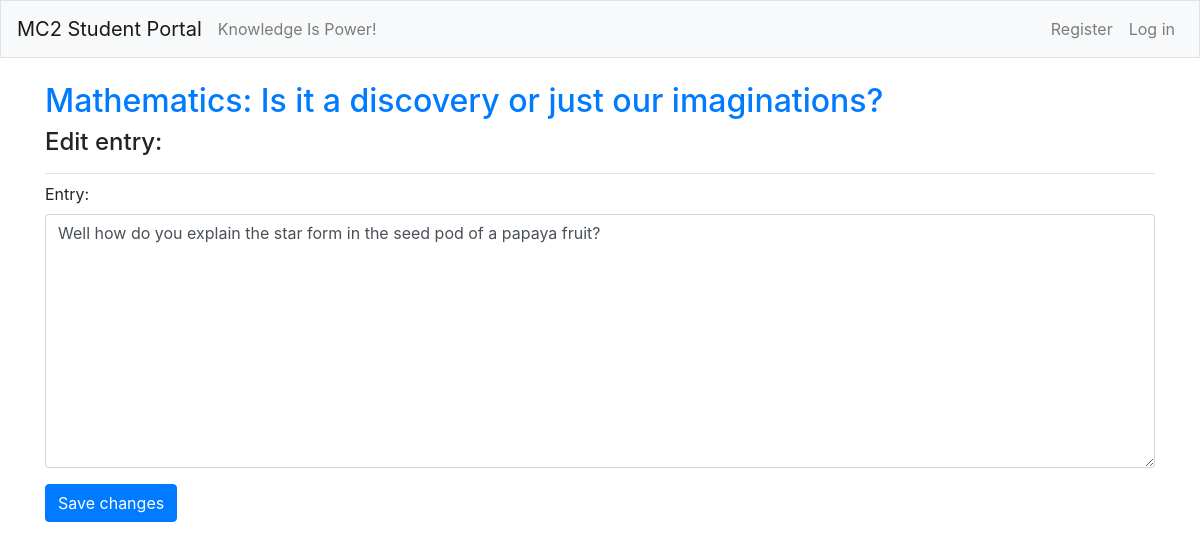
/edit_entry/3/ (signed in), run on the app's committed database.
### student_portals/models.py (models this page shows, shortened)
class Topic(models.Model):
	text = models.CharField(max_length=200) # Set the number maximum of words to 200
	date_added = models.DateTimeField(auto_now_add=True)
	owner = models.ForeignKey(Student, on_delete=models.CASCADE)
	def __str__(self):
	 	return self.text

class Entry(models.Model):
	topic = models.ForeignKey(Topic, on_delete=models.CASCADE)
	text = models.TextField() # Has no limit to the number of words
	date_added = models.DateTimeField(auto_now_add=True)
	class Meta:
		verbose_name_plural = 'entries'

### student_portals/views.py (the view)
# urls.py: path('edit_entry/<int:entry_id>/', views.edit_entry, name='edit_entry'),
@login_required
def edit_entry(request, entry_id):
	entry = Entry.objects.get(id=entry_id)
	topic = entry.topic
	check_topic_owner(topic, request)
	if request.method != 'POST':
		form = EntryForm(instance=entry)
	else:
		form = EntryForm(instance=entry, data=request.POST)
		if form.is_valid():
			form.save()
			return redirect('student_portals:topic', topic_id=topic.id)
	context = {'entry': entry, 'topic': topic, 'form': form}
	return render(request, 'student_portals/edit_entry.html', context)

### student_portals/forms.py
class EntryForm(forms.ModelForm):
	class Meta:
		model = Entry
		fields = ['text']
		labels = {'text': 'Entry:'}
		widgets = {'text': forms.Textarea(attrs={'cols': 80})}

### student_portals/views.py (called while the page is built)
def check_topic_owner(topic, request):
	if topic.owner != request.user:
		raise Http404

### student_portals/templates/student_portals/edit_entry.html (shortened to what this page needs)
{% extends "student_portals/base.html" %}
{% load bootstrap4 %}
{% block page_header %}
    <h2><a href="{% url 'student_portals:topic' topic.id %}">{{ topic }}</a></h2>
  <h4>Edit entry:</h4>
{% endblock page_header %}
{% block content %}
  <form action="{% url 'student_portals:edit_entry' entry.id %}" method="post">
  	{% bootstrap_form form %}
  	{% buttons %}
  	<button name="submit" class="btn btn-primary">Save changes</button>
  	{% endbuttons %}
  </form>
{% endblock content %}

### data on the page
Topic: text "Mathematics: Is it a discovery or just our imaginations?"
Entry: text "Well how do you explain the star form in the seed pod of a papaya fruit?"
